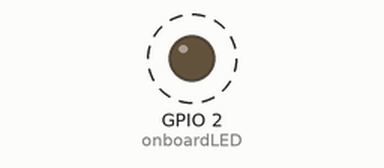
Simulated run of this sketch. Board: ESP32. Parts: output pins drawn as LEDs (lit = HIGH). Dashed ring = blinking. What the sketch prints to the serial monitor is not drawn.

Above: at 0.2 s.
Timing chart, 0 to 3.0 s (numbered marks = the images above):
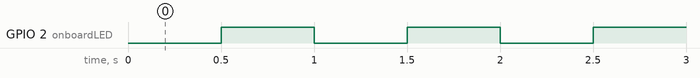

Measured:
- by itself, GPIO 2 (onboardLED): alternates HIGH for 0.50 s and LOW for 0.50 s

The sketch:

ex03_millis_1hz.ino
```cpp
// 作业2：使用millis()函数实现1Hz定时闪烁（亮500ms、灭500ms）
const int onboardLED = 2;        // ESP32板载LED引脚
bool currentLEDStatus = LOW;     // LED当前状态
unsigned long previousRecordTime = 0;  // 上一次状态切换的时间
const long blinkDuration = 500;  // 状态保持时长

void setup() {
  pinMode(onboardLED, OUTPUT);   // 设置LED引脚为输出模式
  Serial.begin(115200);          // 初始化串口通信
}
void loop() {
  unsigned long currentTime = millis();  // 获取当前系统时间
  // 非阻塞延时判断，不影响其他程序运行
  if (currentTime - previousRecordTime >= blinkDuration) {
    previousRecordTime = currentTime;    // 更新时间记录
    currentLEDStatus = !currentLEDStatus;// 翻转LED状态
    digitalWrite(onboardLED, currentLEDStatus);  // 控制LED亮灭

    // 串口打印LED当前状态
    Serial.print("LED Status: ");
    Serial.println(currentLEDStatus ? "Light ON" : "Light OFF");
  }
}
```
